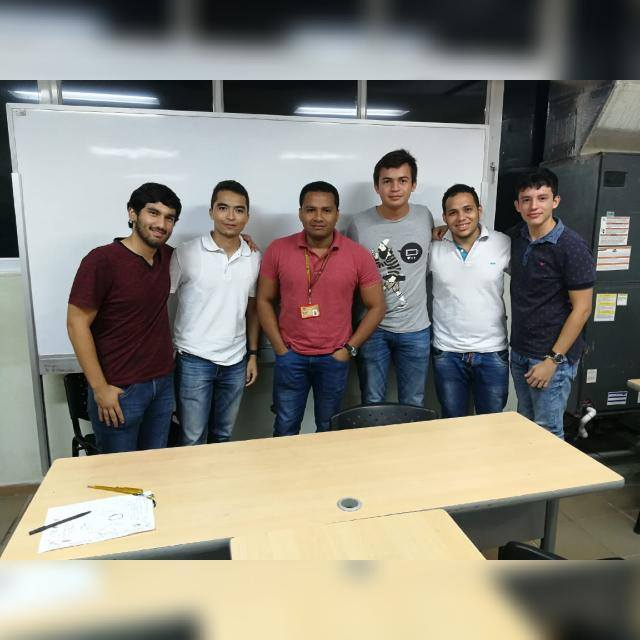
#> input picture Yimy/image/LosV.jpg, 640 x 640 px
$ python Img_FragPrueba.py
#> lines starting #> are read from the running program, lines starting #| are printed output that depends on the picture; after the words box and inside, x2 and y2 are one past the last pixel; in counts of white or black regions, pixels touching at a corner belong together
import cv2
import numpy

image = cv2.imread("./image/LosV.jpg")
#> image is the input picture: shape (640, 640, 3); mean B, G, R 125.6, 134.7, 138.3
frag = cv2.imread("./image/Turco.jpg")
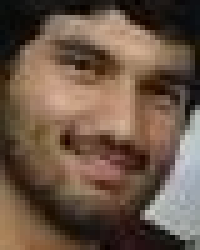
#> input picture Yimy/image/Turco.jpg, 40 x 50 px (shown 5 times larger)
#> frag is the input picture: shape (50, 40, 3); mean B, G, R 70.7, 86.4, 107.6
cv2.imshow('Imagen_Foto', image)
cv2.imshow('Cara', frag)
lista = []
posx = []
posy = []

(Ix, Iy, P1) = image.shape
#> Ix = 640; Iy = 640; P1 = 3
(Fx, Fy, P2) = frag.shape
#> Fx = 50; Fy = 40; P2 = 3
print(Fx,Fy,P2)
#| 50 40 3
for x in xrange(Ix):
    for y in xrange(Iy):
        Aux = image[x:(x + Fx), y:(y + Fy)]
        (Ax, Ay, P3) = Aux.shape
        if Ax == Fx and Ay == Fy:
            Diferencia = cv2.absdiff(Aux, frag)
            lista.append(Diferencia.max())
            posx.append(x)
            posy.append(y)
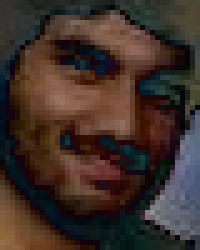
#> Diferencia: shape (50, 40, 3) (shown 5 times larger); mean B, G, R 41.1, 47.8, 62.8
#> after the loop, lista = 355191 items; posx = 355191 items; posy = 355191 items
menor = min(lista)
#> menor = 10
print(menor)
#| 10
for i in xrange(len(lista)):
    if menor == lista[i]:
        cv2.rectangle(image, (posy[i], posx[i]), (posy[i] + Fy, posx[i]+ Fx), (0, 255, 255))
        cv2.imshow('Aqui esta', image)
        cv2.waitKey(0)
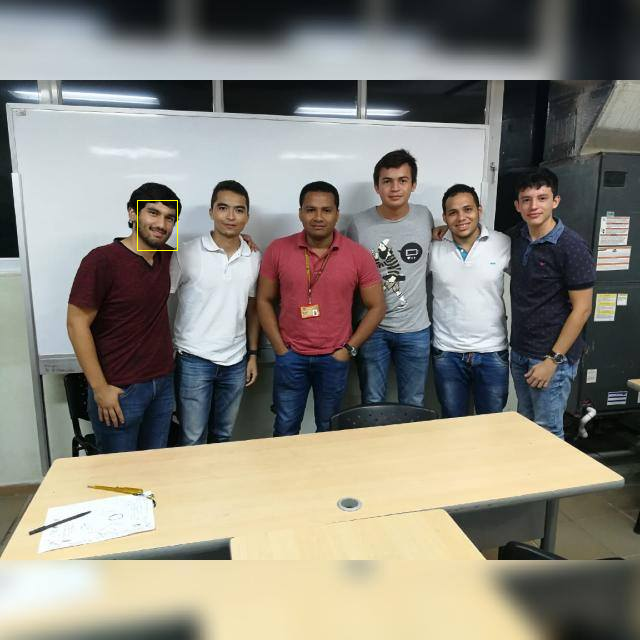
#> image: shape (640, 640, 3); 0.04% of pixels changed, all inside (x1, y1, x2, y2) = (137, 200, 178, 251)
